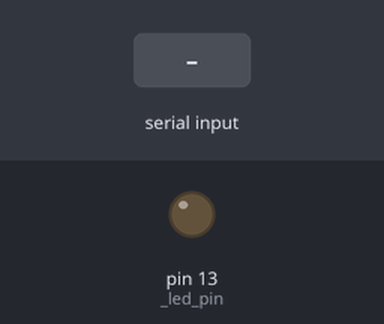
Simulated run of this sketch. Board: Arduino Leonardo, built with avr-gcc and run on an emulated ATmega32U4. Parts: output pins drawn as LEDs (lit = HIGH). Dashed ring = blinking. The inputs (shaded band) are chosen by the test bench. USB keyboard and mouse output is not drawn; what the sketch prints to the serial monitor is not drawn.

Above: at 0.1 s.
At 1.7 s:
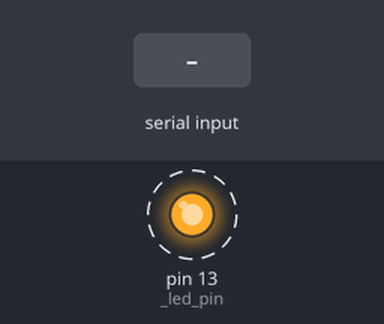
1.8 s: "M:\n" received over Serial
4.0 s: "DC:\n" received over Serial
6.0 s: "ESC\n" received over Serial
Timing chart, 0 to 14.1 s (numbered marks = the images above; inputs shaded):
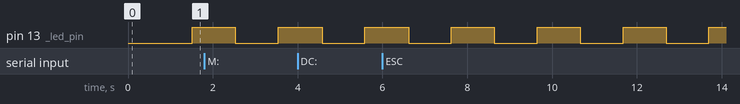

Measured:
- by itself, pin 13 (_led_pin): alternates HIGH for 1.0 s and LOW for 1.0 s

The sketch:

HID_ArduinoMicro.ino
```cpp
/*
  KeyboardAndMouseControl
  For w1a auto test project
  2019.2.20

  Pin2 -LOW Trigger-- for test mouse move (100,200)
  Pin3 -LOW Trigger-- for test keyboard input "Hello,world!"
  Command:
  //help
  //ENTER->OK
  //ESC->OK
  //C:L/R
  //M:100,200
  //K:Hello,world!
  //Ready ->OK
  //DC:L
*/

#include "Keyboard.h"
#include "Mouse.h"
//status -> LED = 13
const int _led_pin = 13;
// set pin numbers for test buttons:
//2 -LOW Trigger-- for test mouse move (100,200)
const int _Mouse_Test_Btn = 2;
//3 -LOW Trigger-- for test keyboard input "Hello,world!"
const int _Keyboard_Test_Btn = 3;

//receive from COM datas
String comdata="";

//busy flag
bool _is_busy = false;

//status count
int _loop_count = 0;
bool _led_status = false;

void setup() { // initialize the buttons' inputs:
  //set key pin to pullup mode
  pinMode(_Mouse_Test_Btn, INPUT_PULLUP);
  pinMode(_Keyboard_Test_Btn,INPUT_PULLUP);
  pinMode(_led_pin,OUTPUT);
  digitalWrite(_led_pin,LOW);
  Serial.begin(9600);
  // initialize mouse control:
  Mouse.begin();
  Keyboard.begin();
  delay(500);
}

void loop() {
  // use serial input to control the mouse:
  if (Serial.available() > 0) {
    comdata = "";
    while (Serial.available() > 0)
    {
      comdata += char(Serial.read());
      delay(2);
    }
    if (comdata != "" && !_is_busy)
    {
      respondAction();
    }
  }
  delay(10);
  _loop_count +=1;

  //status print
  if(_loop_count > 100){
    _loop_count = 0;
    _led_status = !_led_status;
    digitalWrite(_led_pin,_led_status);
  }

}
void respondAction(){
  //C:L/R
  //M:100,200
  //K:Hello,world!
  //Ready
  _is_busy = true;
  //trim "\r\n"
  comdata.replace("\r","");
  comdata.replace("\n","");
  comdata.trim();

  //check data complete
  if(comdata.length() < 3) {
    Serial.println("ERROR");
    _is_busy = false;
    return;
  }

  //mouse move
  if(comdata.startsWith("M:")){
    //M:100,200\r\n ritht:100 down:200
    String cmd = comdata.substring(2);
    int location = cmd.indexOf(',');
    int move_x = cmd.substring(0,location).toInt();
    int move_y = cmd.substring(location+1).toInt();
    Mouse.move(move_x,0,0);
    delay(10);
    Mouse.move(0,move_y,0);
    delay(2);
    Serial.println("OK,"+comdata);
  }
  //mouse single lick
  else if(comdata.startsWith("C:")){
    String cmd = comdata.substring(2);
    if(cmd == "L"){
      Mouse.click(MOUSE_LEFT);
    }else{
      Mouse.click(MOUSE_RIGHT);
    }
    delay(2);
    Serial.println("OK,"+comdata);
  }
  //mouse double lick L button
  else if(comdata.startsWith("DC:")){
    String cmd = comdata.substring(3);
    if(cmd == "L"){
      Mouse.click(MOUSE_LEFT);
      delay(10);
      Mouse.click(MOUSE_LEFT);
    }else{
      Mouse.click(MOUSE_RIGHT);
      delay(10);
      Mouse.click(MOUSE_RIGHT);
    }
    delay(2);
    Serial.println("OK,"+comdata);
  }
  //keyboard input
  else if(comdata.startsWith("K:")){
    //K:Hello,world!
    String cmd = comdata.substring(2);
    Keyboard.print(cmd);
    delay(2);
    Serial.println("OK,"+comdata);
  }
  //press 'ESC'
  else if(comdata == "ESC"){
    Keyboard.press(KEY_ESC);
    delay(5);
    Keyboard.release(KEY_ESC);
    delay(2);
    Serial.println("OK,"+comdata);
  }
  //press 'ENTER'
  else if(comdata == "ENTER"){
    Keyboard.press(KEY_RETURN);
    delay(5);
    Keyboard.release(KEY_RETURN);
    delay(2);
    Serial.println("OK,"+comdata);
  }
  else if(comdata == "Ready"){
    delay(5);
    Serial.println("OK,"+comdata);
  }
  else if(comdata == "help"){
    Serial.println("ENTER->OK");
    Serial.println("ESC->OK");
    Serial.println("Ready->OK");
    Serial.println("M:100,20->OK");
    Serial.println("C:L->OK");
    Serial.println("K:Hello,world!");
    Serial.println("DC:L->OK");
  }

  _is_busy = false;
}
```
